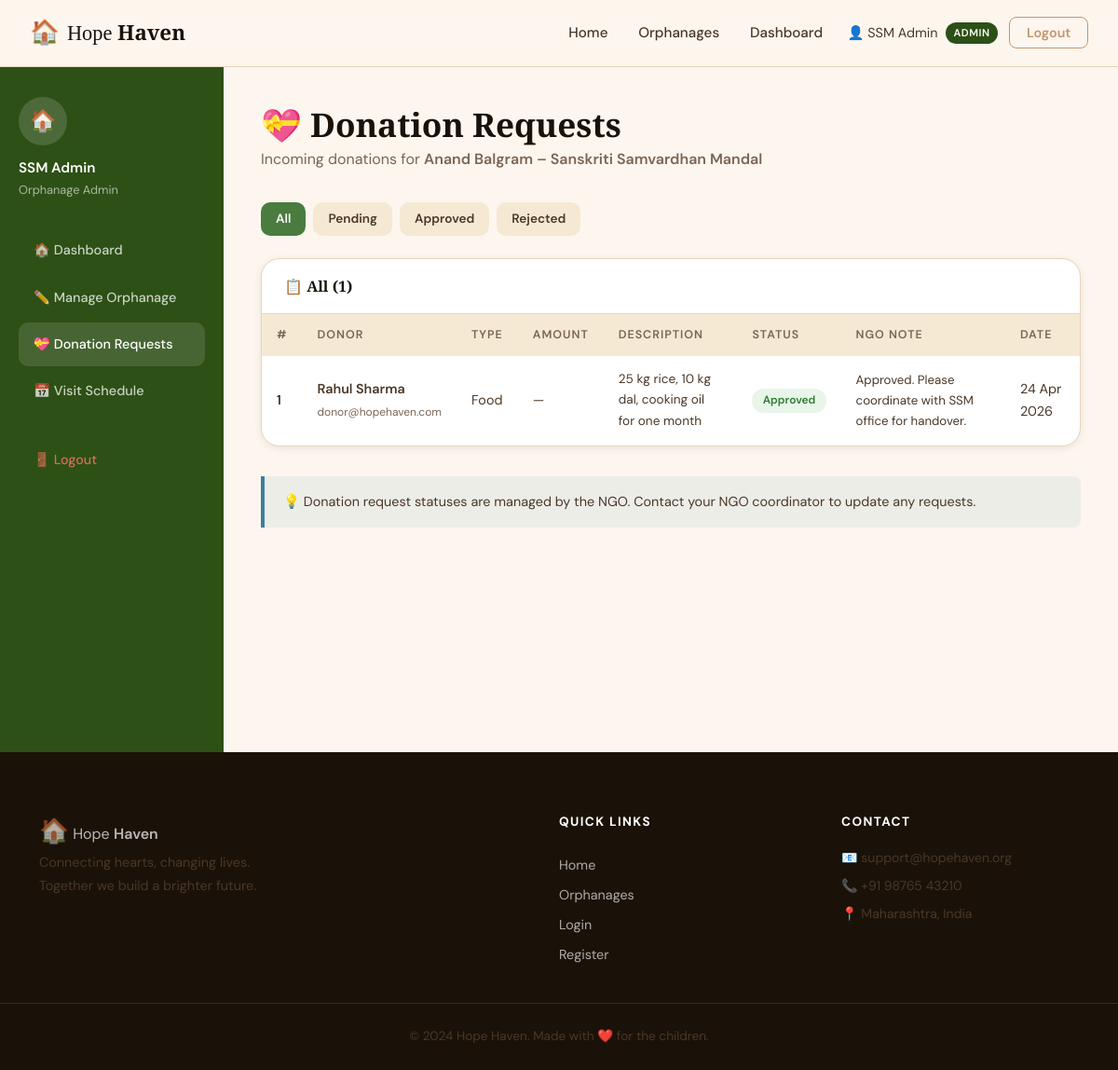
Page /admin/donations.php (signed in) on the committed database.
### tables this page shows
CREATE TABLE orphanages (
    id INT AUTO_INCREMENT PRIMARY KEY,
    admin_id INT NOT NULL,
    name VARCHAR(200) NOT NULL,
    taluka VARCHAR(100) NOT NULL DEFAULT '',
    location VARCHAR(255) NOT NULL,
    description TEXT,
    needs TEXT,
    contact VARCHAR(20),
    email VARCHAR(150),
    website VARCHAR(255) DEFAULT '',
    capacity INT DEFAULT 0,
    current_children INT DEFAULT 0,
    established_year INT DEFAULT 0,
    image_url VARCHAR(500) DEFAULT '',
    created_at TIMESTAMP DEFAULT CURRENT_TIMESTAMP,
    FOREIGN KEY (admin_id) REFERENCES users(id) ON DELETE CASCADE
);

CREATE TABLE donation_requests (
    id INT AUTO_INCREMENT PRIMARY KEY,
    donor_id INT NOT NULL,
    orphanage_id INT NOT NULL,
    type ENUM('food','clothes','money','medicines','books','other') NOT NULL,
    description TEXT,
    amount DECIMAL(10,2) DEFAULT NULL,
    status ENUM('pending','approved','rejected') DEFAULT 'pending',
    ngo_note TEXT,
    created_at TIMESTAMP DEFAULT CURRENT_TIMESTAMP,
    updated_at TIMESTAMP DEFAULT CURRENT_TIMESTAMP ON UPDATE CURRENT_TIMESTAMP,
    FOREIGN KEY (donor_id) REFERENCES users(id) ON DELETE CASCADE,
    FOREIGN KEY (orphanage_id) REFERENCES orphanages(id) ON DELETE CASCADE
);

CREATE TABLE users (
    id INT AUTO_INCREMENT PRIMARY KEY,
    name VARCHAR(100) NOT NULL,
    email VARCHAR(150) NOT NULL UNIQUE,
    password VARCHAR(255) NOT NULL,
    role ENUM('donor','ngo','admin') NOT NULL DEFAULT 'donor',
    created_at TIMESTAMP DEFAULT CURRENT_TIMESTAMP
);

### admin/donations.php (the view, shortened to what this page needs)
<?php
require_once '../includes/db.php';
require_once '../includes/functions.php';
$user = currentUser();
$uid  = $user['id'];
$oRes = mysqli_query($conn, "SELECT id, name FROM orphanages WHERE admin_id = $uid LIMIT 1");
$orphanage = mysqli_fetch_assoc($oRes);
$oid    = $orphanage['id'];
$filter = clean($_GET['status'] ?? 'all');
$where  = ($filter !== 'all') ? "AND dr.status = '$filter'" : '';
$result = mysqli_query($conn,
    "SELECT dr.*, u.name AS donor_name, u.email AS donor_email
     FROM donation_requests dr
     JOIN users u ON u.id = dr.donor_id
     WHERE dr.orphanage_id = $oid $where
     ORDER BY dr.created_at DESC"
);
$donations = mysqli_fetch_all($result, MYSQLI_ASSOC);
include '../includes/header.php';
?>
<div class="dashboard-layout">
    <aside class="sidebar">
        <div class="sidebar-user">
            <div class="sidebar-avatar">🏠</div>
            <h4><?= clean($user['name']) ?></h4>
            <p>Orphanage Admin</p>
        </div>
        <ul class="sidebar-menu">
            <li><a href="dashboard.php">🏠 Dashboard</a></li>
            <li><a href="manage_orphanage.php">✏️ Manage Orphanage</a></li>
            <li><a href="donations.php" class="active">💝 Donation Requests</a></li>
            <li><a href="appointments.php">📅 Visit Schedule</a></li>
            <li><a href="/hope_haven/auth/logout.php" class="logout-link">🚪 Logout</a></li>
        </ul>
    </aside>
    <main class="dash-content">
        <div class="dash-header">
            <h2>💝 Donation Requests</h2>
            <p>Incoming donations for <strong><?= clean($orphanage['name']) ?></strong></p>
        </div>
        <div style="display:flex;gap:0.5rem;margin-bottom:1.5rem;flex-wrap:wrap;">
            <?php foreach (['all','pending','approved','rejected'] as $s): ?>
            <a href="?status=<?= $s ?>"
               class="btn btn-sm <?= $filter===$s ? 'btn-green' : '' ?>"
               style="<?= $filter!==$s ? 'background:var(--warm);color:var(--mid);' : '' ?>">
                <?= ucfirst($s) ?>
            </a>
            <?php endforeach; ?>
        </div>
        <div class="table-wrap">
            <h3>📋 <?= ucfirst($filter) ?> (<?= count($donations) ?>)</h3>
            <?php if (empty($donations)): ?>
                <p class="table-empty">No <?= $filter !== 'all' ? $filter : '' ?> donation requests yet.</p>
            <?php else: ?>
            <table>
                <thead>
                    <tr>
                        <th>#</th>
                        <th>Donor</th>
                        <th>Type</th>
                        <th>Amount</th>
                        <th>Description</th>
                        <th>Status</th>
                        <th>NGO Note</th>
                        <th>Date</th>
                    </tr>
                </thead>
                <tbody>
                <?php foreach ($donations as $i => $d): ?>
                    <tr>
                        <td><?= $i+1 ?></td>
                        <td>
                            <strong><?= clean($d['donor_name']) ?></strong><br>
                            <small style="color:var(--muted)"><?= clean($d['donor_email']) ?></small>
                        </td>
                        <td><?= ucfirst($d['type']) ?></td>
                        <td><?= $d['amount'] ? '₹'.number_format($d['amount'],2) : '—' ?></td>
                        <td style="max-width:200px;font-size:0.85rem;"><?= clean($d['description']) ?: '—' ?></td>
                        <td><?= statusBadge($d['status']) ?></td>
                        <td style="font-size:0.83rem;"><?= clean($d['ngo_note']) ?: '—' ?></td>
                        <td><?= date('d M Y', strtotime($d['created_at'])) ?></td>
                    </tr>
                <?php endforeach; ?>
                </tbody>
            </table>
            <?php endif; ?>
        </div>
        <div class="info-box">
            💡 Donation request statuses are managed by the NGO. Contact your NGO coordinator to update any requests.
        </div>
    </main>
</div>
<?php include '../includes/footer.php'; ?>

### includes/functions.php (shortened to what this page needs)
<?php
function currentUser() {
    return [
        'id'   => $_SESSION['user_id']   ?? null,
        'name' => $_SESSION['name']      ?? '',
        'role' => $_SESSION['role']      ?? '',
        'email'=> $_SESSION['email']     ?? '',
    ];
}
function clean($data) {
    return htmlspecialchars(strip_tags(trim($data)));
}
function statusBadge($status) {
    $classes = [
        'pending'  => 'badge-pending',
        'approved' => 'badge-approved',
        'rejected' => 'badge-rejected',
    ];
    $class = $classes[$status] ?? 'badge-pending';
    return "<span class='badge $class'>" . ucfirst($status) . "</span>";
}
?>

### assets/css/style.css (style rules this page uses)
:root { --cream: #FDF6EE; --warm: #F5E9D4; --sand: #E8D5B7; --clay: #C4956A; --terracotta: #B05E3A; --forest: #2D5016; --sage: #4A7C3F; --sage-light: #6BA35A; --sky: #3B7EA1; --sky-light:#5BA3C9; --ink: #1A1208; --mid: #4A3728; --muted: #7A6555; --white: #FFFFFF; --shadow-sm: 0 2px 8px rgba(26,18,8,0.08); --shadow-md: 0 8px 32px rgba(26,18,8,0.12); --shadow-lg: 0 16px 64px rgba(26,18,8,0.16); --radius: 12px; --radius-lg:20px; --transition: 0.25s ease; }
* { box-sizing: border-box; margin: 0; padding: 0; }
html { scroll-behavior: smooth; }
body { font-family: 'DM Sans', sans-serif; background: var(--cream); color: var(--ink); font-size: 16px; line-height: 1.65; min-height: 100vh; display: flex; flex-direction: column; }
h1, h2, h3 { font-family: 'Playfair Display', serif; line-height: 1.2; }
h2 { font-size: clamp(1.5rem, 3vw, 2.2rem); }
h3 { font-size: 1.3rem; }
p { color: var(--mid); }
a { color: var(--sky); text-decoration: none; transition: color var(--transition); }
strong { font-weight: 600; }
.btn { display: inline-flex; align-items: center; gap: 0.5rem; padding: 0.75rem 1.75rem; border-radius: 10px; font-family: 'DM Sans', sans-serif; font-size: 0.95rem; font-weight: 600; border: none; cursor: pointer; transition: transform var(--transition), box-shadow var(--transition), background var(--transition); text-decoration: none; }
.btn-green { background: var(--sage); color: var(--white); }
.btn-sm { padding: 0.45rem 1rem; font-size: 0.85rem; }
.dashboard-layout { display: grid; grid-template-columns: 240px 1fr; min-height: calc(100vh - 65px); }
.sidebar { background: var(--forest); color: var(--white); padding: 2rem 1.25rem; position: sticky; top: 65px; height: calc(100vh - 65px); overflow-y: auto; }
.sidebar-user { margin-bottom: 2rem; }
.sidebar-avatar { width: 52px; height: 52px; background: rgba(255,255,255,0.15); border-radius: 50%; display: flex; align-items: center; justify-content: center; font-size: 1.4rem; margin-bottom: 0.75rem; }
.sidebar-user h4 { font-size: 0.95rem; font-weight: 600; color: var(--white); }
.sidebar-user p { font-size: 0.8rem; color: rgba(255,255,255,0.6); }
.sidebar-menu { list-style: none; display: flex; flex-direction: column; gap: 0.25rem; }
.sidebar-menu a { display: flex; align-items: center; gap: 0.75rem; padding: 0.7rem 1rem; border-radius: 10px; color: rgba(255,255,255,0.75); font-size: 0.9rem; font-weight: 500; transition: background var(--transition), color var(--transition); text-decoration: none; }
.sidebar-menu a:hover, .sidebar-menu a.active { background: rgba(255,255,255,0.12); color: var(--white); }
.sidebar-menu a.logout-link { color: rgba(255,120,100,0.8); margin-top: 1.5rem; }
.dash-content { padding: 2.5rem; background: var(--cream); flex: 1; }
.dash-header { margin-bottom: 2rem; }
.dash-header h2 { margin-bottom: 0.25rem; }
.dash-header p { color: var(--muted); }
.table-wrap { background: var(--white); border-radius: var(--radius-lg); box-shadow: var(--shadow-sm); overflow: hidden; border: 1px solid var(--sand); margin-bottom: 2rem; }
.table-wrap h3 { padding: 1.2rem 1.5rem; border-bottom: 1px solid var(--sand); font-size: 1rem; color: var(--ink); display: flex; align-items: center; gap: 0.5rem; }
table { width: 100%; border-collapse: collapse; }
thead th { background: var(--warm); padding: 0.75rem 1rem; text-align: left; font-size: 0.78rem; font-weight: 600; letter-spacing: 0.08em; text-transform: uppercase; color: var(--muted); }
tbody tr { border-bottom: 1px solid var(--sand); transition: background var(--transition); }
tbody tr:last-child { border-bottom: none; }
tbody td { padding: 0.9rem 1rem; font-size: 0.9rem; color: var(--mid); }
tbody td:first-child { color: var(--ink); font-weight: 500; }
.badge { display: inline-block; padding: 0.2rem 0.7rem; border-radius: 20px; font-size: 0.75rem; font-weight: 600; text-transform: capitalize; }
.badge-approved { background: #E8F5E9; color: #2E7D32; }
.info-box { background: rgba(59,126,161,0.08); border-left: 4px solid var(--sky); border-radius: 0 8px 8px 0; padding: 1rem 1.25rem; font-size: 0.9rem; color: var(--mid); margin-bottom: 1.25rem; }

### rows in the picture
orphanages: name "Anand Balgram – Sanskriti Samvardhan Mandal"
donation_requests: donor.name "Rahul Sharma", donor.email "donor@hopehaven.com", type "Food", description "25 kg rice, 10 kg dal, cooking oil for one month", status "Approved", ngo_note "Approved. Please coordinate with SSM office for handover.", created_at "24 Apr 2026"

### other values in the picture
$user['name'] "SSM Admin"
$role "ADMIN"
$s "All"
$s "Pending"
$s "Approved"
$s "Rejected"
$filter "All"
count($donations) "1"
